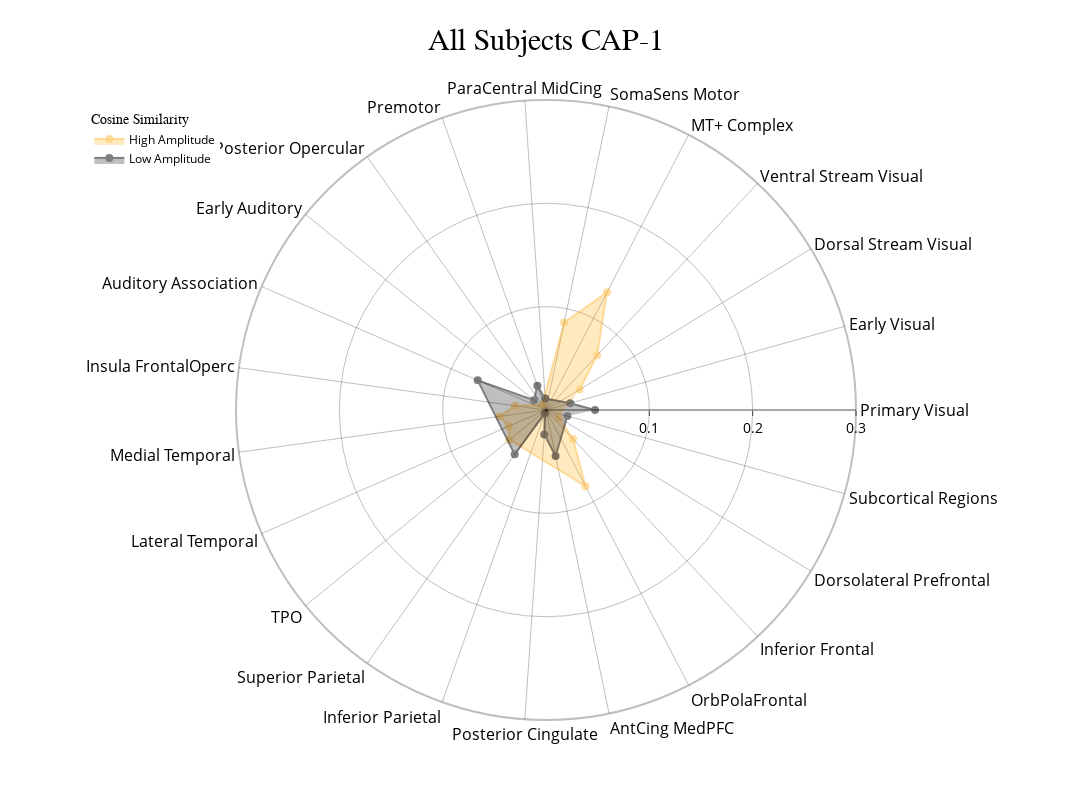
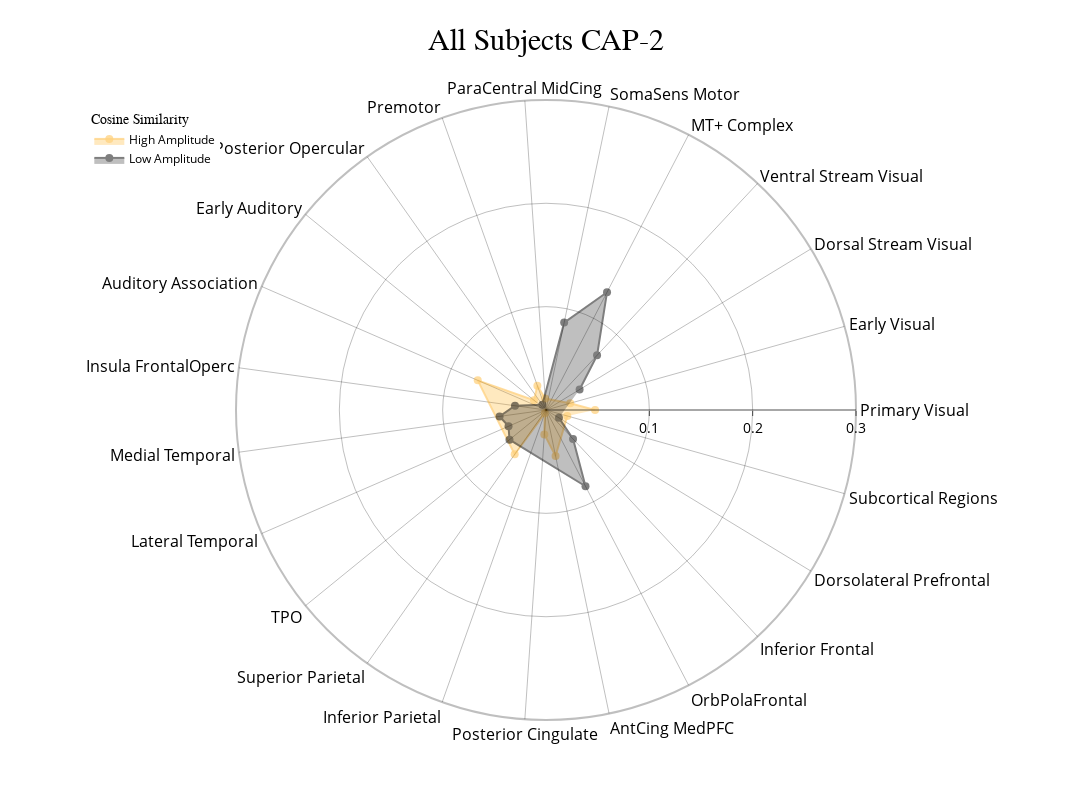

Source (notebook cell) for these figures, in order:
### Code cell
radialaxis={"showline": True, "linewidth": 2, "linecolor": "rgba(0, 0, 0, 0.25)", "gridcolor": "rgba(0, 0, 0, 0.25)",
            "ticks": "outside" , "tickfont": {"size": 14, "color": "black"}, "range": [0,0.3],
            "tickvals": [0.1,0.2,0.3]}
color_discrete_map = {"High Amplitude": "rgba(255, 165, 0, 0.75)", "Low Amplitude": "black"}
cap_analysis.caps2radar(method="traditional", radialaxis=radialaxis, fill="toself", color_discrete_map=color_discrete_map, use_scatterpolar=True)

### Figure 1 — Plotly figure (JSON) as saved in the notebook; plotly's stock layout.template omitted (floating-point values rounded to 4 significant figures)
{"data": [{"connectgaps": true, "fill": "toself", "marker": {"color": "rgba(255, 165, 0, 0.75)", "size": 8}, "mode": "markers+lines", "name": "High Amplitude", "opacity": 0.5, "r": [null, null, 0.03806, 0.07236, 0.1284, 0.08636, null, null, 0.00613, null, null, 0.0303, 0.04534, 0.03954, 0.04556, null, null, null, null, 0.08308, 0.03835, 0.01466, null], "theta": ["Primary Visual", "Early Visual", "Dorsal Stream Visual", "Ventral Stream Visual", "MT+ Complex", "SomaSens Motor", "ParaCentral MidCing", "Premotor", "Posterior Opercular", "Early Auditory", "Auditory Association", "Insula FrontalOperc", "Medial Temporal", "Lateral Temporal", "TPO", "Superior Parietal", "Inferior Parietal", "Posterior Cingulate", "AntCing MedPFC", "OrbPolaFrontal", "Inferior Frontal", "Dorsolateral Prefrontal", "Subcortical Regions"], "type": "scatterpolar"}, {"connectgaps": true, "fill": "toself", "marker": {"color": "black", "size": 8}, "mode": "markers+lines", "name": "Low Amplitude", "opacity": 0.5, "r": [0.04749, 0.02436, null, null, null, null, 0.0111, 0.02492, null, 0.01501, 0.07203, null, null, null, null, 0.05255, 0.003437, 0.02366, 0.04556, null, null, null, 0.02144], "theta": ["Primary Visual", "Early Visual", "Dorsal Stream Visual", "Ventral Stream Visual", "MT+ Complex", "SomaSens Motor", "ParaCentral MidCing", "Premotor", "Posterior Opercular", "Early Auditory", "Auditory Association", "Insula FrontalOperc", "Medial Temporal", "Lateral Temporal", "TPO", "Superior Parietal", "Inferior Parietal", "Posterior Cingulate", "AntCing MedPFC", "OrbPolaFrontal", "Inferior Frontal", "Dorsolateral Prefrontal", "Subcortical Regions"], "type": "scatterpolar"}], "layout": {"height": 800, "legend": {"font": {"color": "black", "size": 12}, "title": {"font": {"family": "Times New Roman"}, "text": "Cosine Similarity"}, "x": 0.01, "xanchor": "left", "y": 0.99, "yanchor": "top"}, "polar": {"angularaxis": {"gridcolor": "rgba(0, 0, 0, 0.25)", "linecolor": "rgba(0, 0, 0, 0.25)", "linewidth": 2, "showline": true, "tickfont": {"color": "black", "size": 16}}, "bgcolor": "white", "radialaxis": {"gridcolor": "rgba(0, 0, 0, 0.25)", "linecolor": "rgba(0, 0, 0, 0.25)", "linewidth": 2, "range": [0, 0.3], "showline": true, "tickfont": {"color": "black", "size": 14}, "ticks": "outside", "tickvals": [0.1, 0.2, 0.3]}}, "title": {"font": {"color": "black", "family": "Times New Roman", "size": 30}, "text": "All Subjects CAP-1", "x": 0.5}, "width": 1200}}

### Figure 2 — Plotly figure (JSON) as saved in the notebook; plotly's stock layout.template omitted (floating-point values rounded to 4 significant figures)
{"data": [{"connectgaps": true, "fill": "toself", "marker": {"color": "rgba(255, 165, 0, 0.75)", "size": 8}, "mode": "markers+lines", "name": "High Amplitude", "opacity": 0.5, "r": [0.04749, 0.02436, null, null, null, null, 0.0111, 0.02492, null, 0.01501, 0.07203, null, null, null, null, 0.05255, 0.003437, 0.02366, 0.04556, null, null, null, 0.02144], "theta": ["Primary Visual", "Early Visual", "Dorsal Stream Visual", "Ventral Stream Visual", "MT+ Complex", "SomaSens Motor", "ParaCentral MidCing", "Premotor", "Posterior Opercular", "Early Auditory", "Auditory Association", "Insula FrontalOperc", "Medial Temporal", "Lateral Temporal", "TPO", "Superior Parietal", "Inferior Parietal", "Posterior Cingulate", "AntCing MedPFC", "OrbPolaFrontal", "Inferior Frontal", "Dorsolateral Prefrontal", "Subcortical Regions"], "type": "scatterpolar"}, {"connectgaps": true, "fill": "toself", "marker": {"color": "black", "size": 8}, "mode": "markers+lines", "name": "Low Amplitude", "opacity": 0.5, "r": [null, null, 0.03806, 0.07236, 0.1284, 0.08636, null, null, 0.00613, null, null, 0.0303, 0.04534, 0.03954, 0.04556, null, null, null, null, 0.08308, 0.03835, 0.01466, null], "theta": ["Primary Visual", "Early Visual", "Dorsal Stream Visual", "Ventral Stream Visual", "MT+ Complex", "SomaSens Motor", "ParaCentral MidCing", "Premotor", "Posterior Opercular", "Early Auditory", "Auditory Association", "Insula FrontalOperc", "Medial Temporal", "Lateral Temporal", "TPO", "Superior Parietal", "Inferior Parietal", "Posterior Cingulate", "AntCing MedPFC", "OrbPolaFrontal", "Inferior Frontal", "Dorsolateral Prefrontal", "Subcortical Regions"], "type": "scatterpolar"}], "layout": {"height": 800, "legend": {"font": {"color": "black", "size": 12}, "title": {"font": {"family": "Times New Roman"}, "text": "Cosine Similarity"}, "x": 0.01, "xanchor": "left", "y": 0.99, "yanchor": "top"}, "polar": {"angularaxis": {"gridcolor": "rgba(0, 0, 0, 0.25)", "linecolor": "rgba(0, 0, 0, 0.25)", "linewidth": 2, "showline": true, "tickfont": {"color": "black", "size": 16}}, "bgcolor": "white", "radialaxis": {"gridcolor": "rgba(0, 0, 0, 0.25)", "linecolor": "rgba(0, 0, 0, 0.25)", "linewidth": 2, "range": [0, 0.3], "showline": true, "tickfont": {"color": "black", "size": 14}, "ticks": "outside", "tickvals": [0.1, 0.2, 0.3]}}, "title": {"font": {"color": "black", "family": "Times New Roman", "size": 30}, "text": "All Subjects CAP-2", "x": 0.5}, "width": 1200}}
